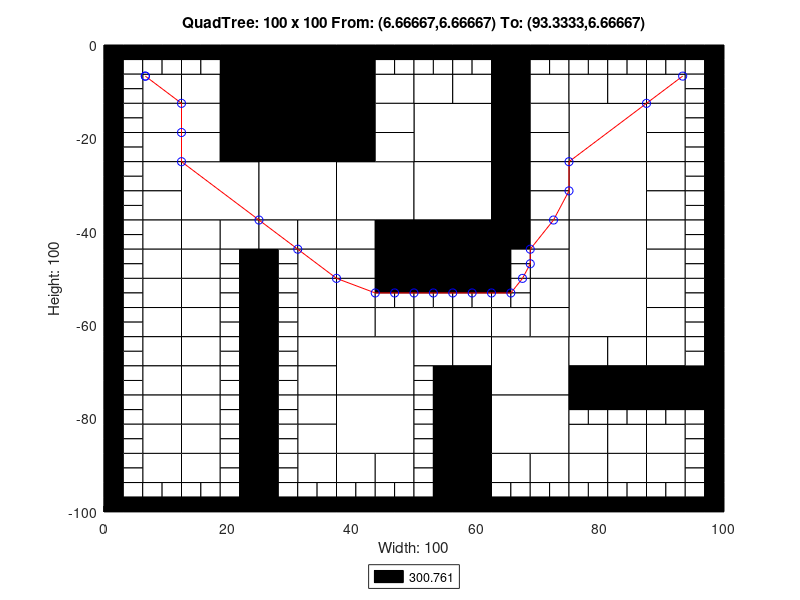

The MATLAB script that drew this image:
axis([0 100 -100 0]);
title('QuadTree: 100 x 100 From: (6.66667,6.66667) To: (93.3333,6.66667)');
xlabel('Width: 100');
ylabel('Height: 100');
rectangle('Position',[25 -12.5 12.5 12.5], 'FaceColor',[0 0 0]);
rectangle('Position',[25 -25 12.5 12.5], 'FaceColor',[0 0 0]);
rectangle('Position',[12.5 -37.5 12.5 12.5], 'FaceColor',[1 1 1]);
rectangle('Position',[25 -37.5 12.5 12.5], 'FaceColor',[1 1 1]);
rectangle('Position',[37.5 -37.5 12.5 12.5], 'FaceColor',[1 1 1]);
rectangle('Position',[50 -25 12.5 12.5], 'FaceColor',[1 1 1]);
rectangle('Position',[75 -25 12.5 12.5], 'FaceColor',[1 1 1]);
rectangle('Position',[50 -37.5 12.5 12.5], 'FaceColor',[1 1 1]);
rectangle('Position',[50 -50 12.5 12.5], 'FaceColor',[0 0 0]);
rectangle('Position',[75 -37.5 12.5 12.5], 'FaceColor',[1 1 1]);
rectangle('Position',[75 -50 12.5 12.5], 'FaceColor',[1 1 1]);
rectangle('Position',[37.5 -75 12.5 12.5], 'FaceColor',[1 1 1]);
rectangle('Position',[37.5 -87.5 12.5 12.5], 'FaceColor',[1 1 1]);
rectangle('Position',[62.5 -75 12.5 12.5], 'FaceColor',[1 1 1]);
rectangle('Position',[75 -62.5 12.5 12.5], 'FaceColor',[1 1 1]);
rectangle('Position',[62.5 -87.5 12.5 12.5], 'FaceColor',[1 1 1]);
rectangle('Position',[6.25 -12.5 6.25 6.25], 'FaceColor',[1 1 1]);
rectangle('Position',[18.75 -6.25 6.25 6.25], 'FaceColor',[0 0 0]);
rectangle('Position',[12.5 -12.5 6.25 6.25], 'FaceColor',[1 1 1]);
rectangle('Position',[18.75 -12.5 6.25 6.25], 'FaceColor',[0 0 0]);
rectangle('Position',[6.25 -18.75 6.25 6.25], 'FaceColor',[1 1 1]);
rectangle('Position',[6.25 -25 6.25 6.25], 'FaceColor',[1 1 1]);
rectangle('Position',[12.5 -18.75 6.25 6.25], 'FaceColor',[1 1 1]);
rectangle('Position',[18.75 -18.75 6.25 6.25], 'FaceColor',[0 0 0]);
rectangle('Position',[12.5 -25 6.25 6.25], 'FaceColor',[1 1 1]);
rectangle('Position',[18.75 -25 6.25 6.25], 'FaceColor',[0 0 0]);
rectangle('Position',[37.5 -6.25 6.25 6.25], 'FaceColor',[0 0 0]);
rectangle('Position',[37.5 -12.5 6.25 6.25], 'FaceColor',[0 0 0]);
rectangle('Position',[43.75 -12.5 6.25 6.25], 'FaceColor',[1 1 1]);
rectangle('Position',[37.5 -18.75 6.25 6.25], 'FaceColor',[0 0 0]);
rectangle('Position',[43.75 -18.75 6.25 6.25], 'FaceColor',[1 1 1]);
rectangle('Position',[37.5 -25 6.25 6.25], 'FaceColor',[0 0 0]);
rectangle('Position',[43.75 -25 6.25 6.25], 'FaceColor',[1 1 1]);
rectangle('Position',[6.25 -31.25 6.25 6.25], 'FaceColor',[1 1 1]);
rectangle('Position',[6.25 -37.5 6.25 6.25], 'FaceColor',[1 1 1]);
rectangle('Position',[6.25 -43.75 6.25 6.25], 'FaceColor',[1 1 1]);
rectangle('Position',[6.25 -50 6.25 6.25], 'FaceColor',[1 1 1]);
rectangle('Position',[12.5 -43.75 6.25 6.25], 'FaceColor',[1 1 1]);
rectangle('Position',[18.75 -43.75 6.25 6.25], 'FaceColor',[1 1 1]);
rectangle('Position',[12.5 -50 6.25 6.25], 'FaceColor',[1 1 1]);
rectangle('Position',[25 -43.75 6.25 6.25], 'FaceColor',[1 1 1]);
rectangle('Position',[31.25 -43.75 6.25 6.25], 'FaceColor',[1 1 1]);
rectangle('Position',[31.25 -50 6.25 6.25], 'FaceColor',[1 1 1]);
rectangle('Position',[37.5 -43.75 6.25 6.25], 'FaceColor',[1 1 1]);
rectangle('Position',[43.75 -43.75 6.25 6.25], 'FaceColor',[0 0 0]);
rectangle('Position',[37.5 -50 6.25 6.25], 'FaceColor',[1 1 1]);
rectangle('Position',[43.75 -50 6.25 6.25], 'FaceColor',[0 0 0]);
rectangle('Position',[50 -12.5 6.25 6.25], 'FaceColor',[1 1 1]);
rectangle('Position',[56.25 -12.5 6.25 6.25], 'FaceColor',[1 1 1]);
rectangle('Position',[62.5 -6.25 6.25 6.25], 'FaceColor',[0 0 0]);
rectangle('Position',[62.5 -12.5 6.25 6.25], 'FaceColor',[0 0 0]);
rectangle('Position',[68.75 -12.5 6.25 6.25], 'FaceColor',[1 1 1]);
rectangle('Position',[62.5 -18.75 6.25 6.25], 'FaceColor',[0 0 0]);
rectangle('Position',[68.75 -18.75 6.25 6.25], 'FaceColor',[1 1 1]);
rectangle('Position',[62.5 -25 6.25 6.25], 'FaceColor',[0 0 0]);
rectangle('Position',[68.75 -25 6.25 6.25], 'FaceColor',[1 1 1]);
rectangle('Position',[75 -12.5 6.25 6.25], 'FaceColor',[1 1 1]);
rectangle('Position',[81.25 -12.5 6.25 6.25], 'FaceColor',[1 1 1]);
rectangle('Position',[87.5 -12.5 6.25 6.25], 'FaceColor',[1 1 1]);
rectangle('Position',[87.5 -18.75 6.25 6.25], 'FaceColor',[1 1 1]);
rectangle('Position',[87.5 -25 6.25 6.25], 'FaceColor',[1 1 1]);
rectangle('Position',[62.5 -31.25 6.25 6.25], 'FaceColor',[0 0 0]);
rectangle('Position',[68.75 -31.25 6.25 6.25], 'FaceColor',[1 1 1]);
rectangle('Position',[62.5 -37.5 6.25 6.25], 'FaceColor',[0 0 0]);
rectangle('Position',[68.75 -37.5 6.25 6.25], 'FaceColor',[1 1 1]);
rectangle('Position',[62.5 -43.75 6.25 6.25], 'FaceColor',[0 0 0]);
rectangle('Position',[68.75 -43.75 6.25 6.25], 'FaceColor',[1 1 1]);
rectangle('Position',[68.75 -50 6.25 6.25], 'FaceColor',[1 1 1]);
rectangle('Position',[87.5 -31.25 6.25 6.25], 'FaceColor',[1 1 1]);
rectangle('Position',[87.5 -37.5 6.25 6.25], 'FaceColor',[1 1 1]);
rectangle('Position',[87.5 -43.75 6.25 6.25], 'FaceColor',[1 1 1]);
rectangle('Position',[87.5 -50 6.25 6.25], 'FaceColor',[1 1 1]);
rectangle('Position',[6.25 -56.25 6.25 6.25], 'FaceColor',[1 1 1]);
rectangle('Position',[6.25 -62.5 6.25 6.25], 'FaceColor',[1 1 1]);
rectangle('Position',[12.5 -56.25 6.25 6.25], 'FaceColor',[1 1 1]);
rectangle('Position',[12.5 -62.5 6.25 6.25], 'FaceColor',[1 1 1]);
rectangle('Position',[6.25 -68.75 6.25 6.25], 'FaceColor',[1 1 1]);
rectangle('Position',[6.25 -75 6.25 6.25], 'FaceColor',[1 1 1]);
rectangle('Position',[12.5 -68.75 6.25 6.25], 'FaceColor',[1 1 1]);
rectangle('Position',[12.5 -75 6.25 6.25], 'FaceColor',[1 1 1]);
rectangle('Position',[31.25 -56.25 6.25 6.25], 'FaceColor',[1 1 1]);
rectangle('Position',[31.25 -62.5 6.25 6.25], 'FaceColor',[1 1 1]);
rectangle('Position',[37.5 -56.25 6.25 6.25], 'FaceColor',[1 1 1]);
rectangle('Position',[37.5 -62.5 6.25 6.25], 'FaceColor',[1 1 1]);
rectangle('Position',[43.75 -62.5 6.25 6.25], 'FaceColor',[1 1 1]);
rectangle('Position',[31.25 -68.75 6.25 6.25], 'FaceColor',[1 1 1]);
rectangle('Position',[31.25 -75 6.25 6.25], 'FaceColor',[1 1 1]);
rectangle('Position',[6.25 -81.25 6.25 6.25], 'FaceColor',[1 1 1]);
rectangle('Position',[6.25 -87.5 6.25 6.25], 'FaceColor',[1 1 1]);
rectangle('Position',[12.5 -81.25 6.25 6.25], 'FaceColor',[1 1 1]);
rectangle('Position',[12.5 -87.5 6.25 6.25], 'FaceColor',[1 1 1]);
rectangle('Position',[6.25 -93.75 6.25 6.25], 'FaceColor',[1 1 1]);
rectangle('Position',[12.5 -93.75 6.25 6.25], 'FaceColor',[1 1 1]);
rectangle('Position',[31.25 -81.25 6.25 6.25], 'FaceColor',[1 1 1]);
rectangle('Position',[31.25 -87.5 6.25 6.25], 'FaceColor',[1 1 1]);
rectangle('Position',[31.25 -93.75 6.25 6.25], 'FaceColor',[1 1 1]);
rectangle('Position',[37.5 -93.75 6.25 6.25], 'FaceColor',[1 1 1]);
rectangle('Position',[43.75 -93.75 6.25 6.25], 'FaceColor',[1 1 1]);
rectangle('Position',[50 -62.5 6.25 6.25], 'FaceColor',[1 1 1]);
rectangle('Position',[56.25 -62.5 6.25 6.25], 'FaceColor',[1 1 1]);
rectangle('Position',[68.75 -56.25 6.25 6.25], 'FaceColor',[1 1 1]);
rectangle('Position',[62.5 -62.5 6.25 6.25], 'FaceColor',[1 1 1]);
rectangle('Position',[68.75 -62.5 6.25 6.25], 'FaceColor',[1 1 1]);
rectangle('Position',[50 -68.75 6.25 6.25], 'FaceColor',[1 1 1]);
rectangle('Position',[56.25 -68.75 6.25 6.25], 'FaceColor',[1 1 1]);
rectangle('Position',[56.25 -75 6.25 6.25], 'FaceColor',[0 0 0]);
rectangle('Position',[87.5 -56.25 6.25 6.25], 'FaceColor',[1 1 1]);
rectangle('Position',[87.5 -62.5 6.25 6.25], 'FaceColor',[1 1 1]);
rectangle('Position',[75 -68.75 6.25 6.25], 'FaceColor',[1 1 1]);
rectangle('Position',[81.25 -68.75 6.25 6.25], 'FaceColor',[1 1 1]);
rectangle('Position',[75 -75 6.25 6.25], 'FaceColor',[0 0 0]);
rectangle('Position',[81.25 -75 6.25 6.25], 'FaceColor',[0 0 0]);
rectangle('Position',[87.5 -68.75 6.25 6.25], 'FaceColor',[1 1 1]);
rectangle('Position',[87.5 -75 6.25 6.25], 'FaceColor',[0 0 0]);
rectangle('Position',[93.75 -75 6.25 6.25], 'FaceColor',[0 0 0]);
rectangle('Position',[56.25 -81.25 6.25 6.25], 'FaceColor',[0 0 0]);
rectangle('Position',[56.25 -87.5 6.25 6.25], 'FaceColor',[0 0 0]);
rectangle('Position',[56.25 -93.75 6.25 6.25], 'FaceColor',[0 0 0]);
rectangle('Position',[56.25 -100 6.25 6.25], 'FaceColor',[0 0 0]);
rectangle('Position',[62.5 -93.75 6.25 6.25], 'FaceColor',[1 1 1]);
rectangle('Position',[68.75 -93.75 6.25 6.25], 'FaceColor',[1 1 1]);
rectangle('Position',[75 -87.5 6.25 6.25], 'FaceColor',[1 1 1]);
rectangle('Position',[81.25 -87.5 6.25 6.25], 'FaceColor',[1 1 1]);
rectangle('Position',[87.5 -87.5 6.25 6.25], 'FaceColor',[1 1 1]);
rectangle('Position',[75 -93.75 6.25 6.25], 'FaceColor',[1 1 1]);
rectangle('Position',[81.25 -93.75 6.25 6.25], 'FaceColor',[1 1 1]);
rectangle('Position',[87.5 -93.75 6.25 6.25], 'FaceColor',[1 1 1]);
rectangle('Position',[0 -3.125 3.125 3.125], 'FaceColor',[0 0 0]);
rectangle('Position',[3.125 -3.125 3.125 3.125], 'FaceColor',[0 0 0]);
rectangle('Position',[0 -6.25 3.125 3.125], 'FaceColor',[0 0 0]);
rectangle('Position',[3.125 -6.25 3.125 3.125], 'FaceColor',[1 1 1]);
rectangle('Position',[6.25 -3.125 3.125 3.125], 'FaceColor',[0 0 0]);
rectangle('Position',[9.375 -3.125 3.125 3.125], 'FaceColor',[0 0 0]);
rectangle('Position',[6.25 -6.25 3.125 3.125], 'FaceColor',[1 1 1]);
rectangle('Position',[9.375 -6.25 3.125 3.125], 'FaceColor',[1 1 1]);
rectangle('Position',[0 -9.375 3.125 3.125], 'FaceColor',[0 0 0]);
rectangle('Position',[3.125 -9.375 3.125 3.125], 'FaceColor',[1 1 1]);
rectangle('Position',[0 -12.5 3.125 3.125], 'FaceColor',[0 0 0]);
rectangle('Position',[3.125 -12.5 3.125 3.125], 'FaceColor',[1 1 1]);
rectangle('Position',[12.5 -3.125 3.125 3.125], 'FaceColor',[0 0 0]);
rectangle('Position',[15.625 -3.125 3.125 3.125], 'FaceColor',[0 0 0]);
rectangle('Position',[12.5 -6.25 3.125 3.125], 'FaceColor',[1 1 1]);
rectangle('Position',[15.625 -6.25 3.125 3.125], 'FaceColor',[1 1 1]);
rectangle('Position',[0 -15.625 3.125 3.125], 'FaceColor',[0 0 0]);
rectangle('Position',[3.125 -15.625 3.125 3.125], 'FaceColor',[1 1 1]);
rectangle('Position',[0 -18.75 3.125 3.125], 'FaceColor',[0 0 0]);
rectangle('Position',[3.125 -18.75 3.125 3.125], 'FaceColor',[1 1 1]);
rectangle('Position',[0 -21.875 3.125 3.125], 'FaceColor',[0 0 0]);
rectangle('Position',[3.125 -21.875 3.125 3.125], 'FaceColor',[1 1 1]);
rectangle('Position',[0 -25 3.125 3.125], 'FaceColor',[0 0 0]);
rectangle('Position',[3.125 -25 3.125 3.125], 'FaceColor',[1 1 1]);
rectangle('Position',[43.75 -3.125 3.125 3.125], 'FaceColor',[0 0 0]);
rectangle('Position',[46.875 -3.125 3.125 3.125], 'FaceColor',[0 0 0]);
rectangle('Position',[43.75 -6.25 3.125 3.125], 'FaceColor',[1 1 1]);
rectangle('Position',[46.875 -6.25 3.125 3.125], 'FaceColor',[1 1 1]);
rectangle('Position',[0 -28.125 3.125 3.125], 'FaceColor',[0 0 0]);
rectangle('Position',[3.125 -28.125 3.125 3.125], 'FaceColor',[1 1 1]);
rectangle('Position',[0 -31.25 3.125 3.125], 'FaceColor',[0 0 0]);
rectangle('Position',[3.125 -31.25 3.125 3.125], 'FaceColor',[1 1 1]);
rectangle('Position',[0 -34.375 3.125 3.125], 'FaceColor',[0 0 0]);
rectangle('Position',[3.125 -34.375 3.125 3.125], 'FaceColor',[1 1 1]);
rectangle('Position',[0 -37.5 3.125 3.125], 'FaceColor',[0 0 0]);
rectangle('Position',[3.125 -37.5 3.125 3.125], 'FaceColor',[1 1 1]);
rectangle('Position',[0 -40.625 3.125 3.125], 'FaceColor',[0 0 0]);
rectangle('Position',[3.125 -40.625 3.125 3.125], 'FaceColor',[1 1 1]);
rectangle('Position',[0 -43.75 3.125 3.125], 'FaceColor',[0 0 0]);
rectangle('Position',[3.125 -43.75 3.125 3.125], 'FaceColor',[1 1 1]);
rectangle('Position',[0 -46.875 3.125 3.125], 'FaceColor',[0 0 0]);
rectangle('Position',[3.125 -46.875 3.125 3.125], 'FaceColor',[1 1 1]);
rectangle('Position',[0 -50 3.125 3.125], 'FaceColor',[0 0 0]);
rectangle('Position',[3.125 -50 3.125 3.125], 'FaceColor',[1 1 1]);
rectangle('Position',[18.75 -46.875 3.125 3.125], 'FaceColor',[1 1 1]);
rectangle('Position',[21.875 -46.875 3.125 3.125], 'FaceColor',[0 0 0]);
rectangle('Position',[18.75 -50 3.125 3.125], 'FaceColor',[1 1 1]);
rectangle('Position',[21.875 -50 3.125 3.125], 'FaceColor',[0 0 0]);
rectangle('Position',[25 -46.875 3.125 3.125], 'FaceColor',[0 0 0]);
rectangle('Position',[28.125 -46.875 3.125 3.125], 'FaceColor',[1 1 1]);
rectangle('Position',[25 -50 3.125 3.125], 'FaceColor',[0 0 0]);
rectangle('Position',[28.125 -50 3.125 3.125], 'FaceColor',[1 1 1]);
rectangle('Position',[50 -3.125 3.125 3.125], 'FaceColor',[0 0 0]);
rectangle('Position',[53.125 -3.125 3.125 3.125], 'FaceColor',[0 0 0]);
rectangle('Position',[50 -6.25 3.125 3.125], 'FaceColor',[1 1 1]);
rectangle('Position',[53.125 -6.25 3.125 3.125], 'FaceColor',[1 1 1]);
rectangle('Position',[56.25 -3.125 3.125 3.125], 'FaceColor',[0 0 0]);
rectangle('Position',[59.375 -3.125 3.125 3.125], 'FaceColor',[0 0 0]);
rectangle('Position',[56.25 -6.25 3.125 3.125], 'FaceColor',[1 1 1]);
rectangle('Position',[59.375 -6.25 3.125 3.125], 'FaceColor',[1 1 1]);
rectangle('Position',[68.75 -3.125 3.125 3.125], 'FaceColor',[0 0 0]);
rectangle('Position',[71.875 -3.125 3.125 3.125], 'FaceColor',[0 0 0]);
rectangle('Position',[68.75 -6.25 3.125 3.125], 'FaceColor',[1 1 1]);
rectangle('Position',[71.875 -6.25 3.125 3.125], 'FaceColor',[1 1 1]);
rectangle('Position',[75 -3.125 3.125 3.125], 'FaceColor',[0 0 0]);
rectangle('Position',[78.125 -3.125 3.125 3.125], 'FaceColor',[0 0 0]);
rectangle('Position',[75 -6.25 3.125 3.125], 'FaceColor',[1 1 1]);
rectangle('Position',[78.125 -6.25 3.125 3.125], 'FaceColor',[1 1 1]);
rectangle('Position',[81.25 -3.125 3.125 3.125], 'FaceColor',[0 0 0]);
rectangle('Position',[84.375 -3.125 3.125 3.125], 'FaceColor',[0 0 0]);
rectangle('Position',[81.25 -6.25 3.125 3.125], 'FaceColor',[1 1 1]);
rectangle('Position',[84.375 -6.25 3.125 3.125], 'FaceColor',[1 1 1]);
rectangle('Position',[87.5 -3.125 3.125 3.125], 'FaceColor',[0 0 0]);
rectangle('Position',[90.625 -3.125 3.125 3.125], 'FaceColor',[0 0 0]);
rectangle('Position',[87.5 -6.25 3.125 3.125], 'FaceColor',[1 1 1]);
rectangle('Position',[90.625 -6.25 3.125 3.125], 'FaceColor',[1 1 1]);
rectangle('Position',[93.75 -3.125 3.125 3.125], 'FaceColor',[0 0 0]);
rectangle('Position',[96.875 -3.125 3.125 3.125], 'FaceColor',[0 0 0]);
rectangle('Position',[93.75 -6.25 3.125 3.125], 'FaceColor',[1 1 1]);
rectangle('Position',[96.875 -6.25 3.125 3.125], 'FaceColor',[0 0 0]);
rectangle('Position',[93.75 -9.375 3.125 3.125], 'FaceColor',[1 1 1]);
rectangle('Position',[96.875 -9.375 3.125 3.125], 'FaceColor',[0 0 0]);
rectangle('Position',[93.75 -12.5 3.125 3.125], 'FaceColor',[1 1 1]);
rectangle('Position',[96.875 -12.5 3.125 3.125], 'FaceColor',[0 0 0]);
rectangle('Position',[93.75 -15.625 3.125 3.125], 'FaceColor',[1 1 1]);
rectangle('Position',[96.875 -15.625 3.125 3.125], 'FaceColor',[0 0 0]);
rectangle('Position',[93.75 -18.75 3.125 3.125], 'FaceColor',[1 1 1]);
rectangle('Position',[96.875 -18.75 3.125 3.125], 'FaceColor',[0 0 0]);
rectangle('Position',[93.75 -21.875 3.125 3.125], 'FaceColor',[1 1 1]);
rectangle('Position',[96.875 -21.875 3.125 3.125], 'FaceColor',[0 0 0]);
rectangle('Position',[93.75 -25 3.125 3.125], 'FaceColor',[1 1 1]);
rectangle('Position',[96.875 -25 3.125 3.125], 'FaceColor',[0 0 0]);
rectangle('Position',[62.5 -46.875 3.125 3.125], 'FaceColor',[0 0 0]);
rectangle('Position',[65.625 -46.875 3.125 3.125], 'FaceColor',[1 1 1]);
rectangle('Position',[62.5 -50 3.125 3.125], 'FaceColor',[0 0 0]);
rectangle('Position',[65.625 -50 3.125 3.125], 'FaceColor',[1 1 1]);
rectangle('Position',[93.75 -28.125 3.125 3.125], 'FaceColor',[1 1 1]);
rectangle('Position',[96.875 -28.125 3.125 3.125], 'FaceColor',[0 0 0]);
rectangle('Position',[93.75 -31.25 3.125 3.125], 'FaceColor',[1 1 1]);
rectangle('Position',[96.875 -31.25 3.125 3.125], 'FaceColor',[0 0 0]);
rectangle('Position',[93.75 -34.375 3.125 3.125], 'FaceColor',[1 1 1]);
rectangle('Position',[96.875 -34.375 3.125 3.125], 'FaceColor',[0 0 0]);
rectangle('Position',[93.75 -37.5 3.125 3.125], 'FaceColor',[1 1 1]);
rectangle('Position',[96.875 -37.5 3.125 3.125], 'FaceColor',[0 0 0]);
rectangle('Position',[93.75 -40.625 3.125 3.125], 'FaceColor',[1 1 1]);
rectangle('Position',[96.875 -40.625 3.125 3.125], 'FaceColor',[0 0 0]);
rectangle('Position',[93.75 -43.75 3.125 3.125], 'FaceColor',[1 1 1]);
rectangle('Position',[96.875 -43.75 3.125 3.125], 'FaceColor',[0 0 0]);
rectangle('Position',[93.75 -46.875 3.125 3.125], 'FaceColor',[1 1 1]);
rectangle('Position',[96.875 -46.875 3.125 3.125], 'FaceColor',[0 0 0]);
rectangle('Position',[93.75 -50 3.125 3.125], 'FaceColor',[1 1 1]);
rectangle('Position',[96.875 -50 3.125 3.125], 'FaceColor',[0 0 0]);
rectangle('Position',[0 -53.125 3.125 3.125], 'FaceColor',[0 0 0]);
rectangle('Position',[3.125 -53.125 3.125 3.125], 'FaceColor',[1 1 1]);
rectangle('Position',[0 -56.25 3.125 3.125], 'FaceColor',[0 0 0]);
rectangle('Position',[3.125 -56.25 3.125 3.125], 'FaceColor',[1 1 1]);
rectangle('Position',[0 -59.375 3.125 3.125], 'FaceColor',[0 0 0]);
rectangle('Position',[3.125 -59.375 3.125 3.125], 'FaceColor',[1 1 1]);
rectangle('Position',[0 -62.5 3.125 3.125], 'FaceColor',[0 0 0]);
rectangle('Position',[3.125 -62.5 3.125 3.125], 'FaceColor',[1 1 1]);
rectangle('Position',[18.75 -53.125 3.125 3.125], 'FaceColor',[1 1 1]);
rectangle('Position',[21.875 -53.125 3.125 3.125], 'FaceColor',[0 0 0]);
rectangle('Position',[18.75 -56.25 3.125 3.125], 'FaceColor',[1 1 1]);
rectangle('Position',[21.875 -56.25 3.125 3.125], 'FaceColor',[0 0 0]);
rectangle('Position',[18.75 -59.375 3.125 3.125], 'FaceColor',[1 1 1]);
rectangle('Position',[21.875 -59.375 3.125 3.125], 'FaceColor',[0 0 0]);
rectangle('Position',[18.75 -62.5 3.125 3.125], 'FaceColor',[1 1 1]);
rectangle('Position',[21.875 -62.5 3.125 3.125], 'FaceColor',[0 0 0]);
rectangle('Position',[0 -65.625 3.125 3.125], 'FaceColor',[0 0 0]);
rectangle('Position',[3.125 -65.625 3.125 3.125], 'FaceColor',[1 1 1]);
rectangle('Position',[0 -68.75 3.125 3.125], 'FaceColor',[0 0 0]);
rectangle('Position',[3.125 -68.75 3.125 3.125], 'FaceColor',[1 1 1]);
rectangle('Position',[0 -71.875 3.125 3.125], 'FaceColor',[0 0 0]);
rectangle('Position',[3.125 -71.875 3.125 3.125], 'FaceColor',[1 1 1]);
rectangle('Position',[0 -75 3.125 3.125], 'FaceColor',[0 0 0]);
rectangle('Position',[3.125 -75 3.125 3.125], 'FaceColor',[1 1 1]);
rectangle('Position',[18.75 -65.625 3.125 3.125], 'FaceColor',[1 1 1]);
rectangle('Position',[21.875 -65.625 3.125 3.125], 'FaceColor',[0 0 0]);
rectangle('Position',[18.75 -68.75 3.125 3.125], 'FaceColor',[1 1 1]);
rectangle('Position',[21.875 -68.75 3.125 3.125], 'FaceColor',[0 0 0]);
rectangle('Position',[18.75 -71.875 3.125 3.125], 'FaceColor',[1 1 1]);
rectangle('Position',[21.875 -71.875 3.125 3.125], 'FaceColor',[0 0 0]);
rectangle('Position',[18.75 -75 3.125 3.125], 'FaceColor',[1 1 1]);
rectangle('Position',[21.875 -75 3.125 3.125], 'FaceColor',[0 0 0]);
rectangle('Position',[25 -53.125 3.125 3.125], 'FaceColor',[0 0 0]);
rectangle('Position',[28.125 -53.125 3.125 3.125], 'FaceColor',[1 1 1]);
rectangle('Position',[25 -56.25 3.125 3.125], 'FaceColor',[0 0 0]);
rectangle('Position',[28.125 -56.25 3.125 3.125], 'FaceColor',[1 1 1]);
rectangle('Position',[25 -59.375 3.125 3.125], 'FaceColor',[0 0 0]);
rectangle('Position',[28.125 -59.375 3.125 3.125], 'FaceColor',[1 1 1]);
rectangle('Position',[25 -62.5 3.125 3.125], 'FaceColor',[0 0 0]);
rectangle('Position',[28.125 -62.5 3.125 3.125], 'FaceColor',[1 1 1]);
rectangle('Position',[43.75 -53.125 3.125 3.125], 'FaceColor',[0 0 0]);
rectangle('Position',[46.875 -53.125 3.125 3.125], 'FaceColor',[0 0 0]);
rectangle('Position',[43.75 -56.25 3.125 3.125], 'FaceColor',[1 1 1]);
rectangle('Position',[46.875 -56.25 3.125 3.125], 'FaceColor',[1 1 1]);
rectangle('Position',[25 -65.625 3.125 3.125], 'FaceColor',[0 0 0]);
rectangle('Position',[28.125 -65.625 3.125 3.125], 'FaceColor',[1 1 1]);
rectangle('Position',[25 -68.75 3.125 3.125], 'FaceColor',[0 0 0]);
rectangle('Position',[28.125 -68.75 3.125 3.125], 'FaceColor',[1 1 1]);
rectangle('Position',[25 -71.875 3.125 3.125], 'FaceColor',[0 0 0]);
rectangle('Position',[28.125 -71.875 3.125 3.125], 'FaceColor',[1 1 1]);
rectangle('Position',[25 -75 3.125 3.125], 'FaceColor',[0 0 0]);
rectangle('Position',[28.125 -75 3.125 3.125], 'FaceColor',[1 1 1]);
rectangle('Position',[0 -78.125 3.125 3.125], 'FaceColor',[0 0 0]);
rectangle('Position',[3.125 -78.125 3.125 3.125], 'FaceColor',[1 1 1]);
rectangle('Position',[0 -81.25 3.125 3.125], 'FaceColor',[0 0 0]);
rectangle('Position',[3.125 -81.25 3.125 3.125], 'FaceColor',[1 1 1]);
rectangle('Position',[0 -84.375 3.125 3.125], 'FaceColor',[0 0 0]);
rectangle('Position',[3.125 -84.375 3.125 3.125], 'FaceColor',[1 1 1]);
rectangle('Position',[0 -87.5 3.125 3.125], 'FaceColor',[0 0 0]);
rectangle('Position',[3.125 -87.5 3.125 3.125], 'FaceColor',[1 1 1]);
rectangle('Position',[18.75 -78.125 3.125 3.125], 'FaceColor',[1 1 1]);
rectangle('Position',[21.875 -78.125 3.125 3.125], 'FaceColor',[0 0 0]);
rectangle('Position',[18.75 -81.25 3.125 3.125], 'FaceColor',[1 1 1]);
rectangle('Position',[21.875 -81.25 3.125 3.125], 'FaceColor',[0 0 0]);
rectangle('Position',[18.75 -84.375 3.125 3.125], 'FaceColor',[1 1 1]);
rectangle('Position',[21.875 -84.375 3.125 3.125], 'FaceColor',[0 0 0]);
rectangle('Position',[18.75 -87.5 3.125 3.125], 'FaceColor',[1 1 1]);
rectangle('Position',[21.875 -87.5 3.125 3.125], 'FaceColor',[0 0 0]);
rectangle('Position',[0 -90.625 3.125 3.125], 'FaceColor',[0 0 0]);
rectangle('Position',[3.125 -90.625 3.125 3.125], 'FaceColor',[1 1 1]);
rectangle('Position',[0 -93.75 3.125 3.125], 'FaceColor',[0 0 0]);
rectangle('Position',[3.125 -93.75 3.125 3.125], 'FaceColor',[1 1 1]);
rectangle('Position',[0 -96.875 3.125 3.125], 'FaceColor',[0 0 0]);
rectangle('Position',[3.125 -96.875 3.125 3.125], 'FaceColor',[1 1 1]);
rectangle('Position',[0 -100 3.125 3.125], 'FaceColor',[0 0 0]);
rectangle('Position',[3.125 -100 3.125 3.125], 'FaceColor',[0 0 0]);
rectangle('Position',[6.25 -96.875 3.125 3.125], 'FaceColor',[1 1 1]);
rectangle('Position',[9.375 -96.875 3.125 3.125], 'FaceColor',[1 1 1]);
rectangle('Position',[6.25 -100 3.125 3.125], 'FaceColor',[0 0 0]);
rectangle('Position',[9.375 -100 3.125 3.125], 'FaceColor',[0 0 0]);
rectangle('Position',[18.75 -90.625 3.125 3.125], 'FaceColor',[1 1 1]);
rectangle('Position',[21.875 -90.625 3.125 3.125], 'FaceColor',[0 0 0]);
rectangle('Position',[18.75 -93.75 3.125 3.125], 'FaceColor',[1 1 1]);
rectangle('Position',[21.875 -93.75 3.125 3.125], 'FaceColor',[0 0 0]);
rectangle('Position',[12.5 -96.875 3.125 3.125], 'FaceColor',[1 1 1]);
rectangle('Position',[15.625 -96.875 3.125 3.125], 'FaceColor',[1 1 1]);
rectangle('Position',[12.5 -100 3.125 3.125], 'FaceColor',[0 0 0]);
rectangle('Position',[15.625 -100 3.125 3.125], 'FaceColor',[0 0 0]);
rectangle('Position',[18.75 -96.875 3.125 3.125], 'FaceColor',[1 1 1]);
rectangle('Position',[21.875 -96.875 3.125 3.125], 'FaceColor',[0 0 0]);
rectangle('Position',[18.75 -100 3.125 3.125], 'FaceColor',[0 0 0]);
rectangle('Position',[21.875 -100 3.125 3.125], 'FaceColor',[0 0 0]);
rectangle('Position',[25 -78.125 3.125 3.125], 'FaceColor',[0 0 0]);
rectangle('Position',[28.125 -78.125 3.125 3.125], 'FaceColor',[1 1 1]);
rectangle('Position',[25 -81.25 3.125 3.125], 'FaceColor',[0 0 0]);
rectangle('Position',[28.125 -81.25 3.125 3.125], 'FaceColor',[1 1 1]);
rectangle('Position',[25 -84.375 3.125 3.125], 'FaceColor',[0 0 0]);
rectangle('Position',[28.125 -84.375 3.125 3.125], 'FaceColor',[1 1 1]);
rectangle('Position',[25 -87.5 3.125 3.125], 'FaceColor',[0 0 0]);
rectangle('Position',[28.125 -87.5 3.125 3.125], 'FaceColor',[1 1 1]);
rectangle('Position',[25 -90.625 3.125 3.125], 'FaceColor',[0 0 0]);
rectangle('Position',[28.125 -90.625 3.125 3.125], 'FaceColor',[1 1 1]);
rectangle('Position',[25 -93.75 3.125 3.125], 'FaceColor',[0 0 0]);
rectangle('Position',[28.125 -93.75 3.125 3.125], 'FaceColor',[1 1 1]);
rectangle('Position',[25 -96.875 3.125 3.125], 'FaceColor',[0 0 0]);
rectangle('Position',[28.125 -96.875 3.125 3.125], 'FaceColor',[1 1 1]);
rectangle('Position',[25 -100 3.125 3.125], 'FaceColor',[0 0 0]);
rectangle('Position',[28.125 -100 3.125 3.125], 'FaceColor',[0 0 0]);
rectangle('Position',[31.25 -96.875 3.125 3.125], 'FaceColor',[1 1 1]);
rectangle('Position',[34.375 -96.875 3.125 3.125], 'FaceColor',[1 1 1]);
rectangle('Position',[31.25 -100 3.125 3.125], 'FaceColor',[0 0 0]);
rectangle('Position',[34.375 -100 3.125 3.125], 'FaceColor',[0 0 0]);
rectangle('Position',[37.5 -96.875 3.125 3.125], 'FaceColor',[1 1 1]);
rectangle('Position',[40.625 -96.875 3.125 3.125], 'FaceColor',[1 1 1]);
rectangle('Position',[37.5 -100 3.125 3.125], 'FaceColor',[0 0 0]);
rectangle('Position',[40.625 -100 3.125 3.125], 'FaceColor',[0 0 0]);
rectangle('Position',[43.75 -96.875 3.125 3.125], 'FaceColor',[1 1 1]);
rectangle('Position',[46.875 -96.875 3.125 3.125], 'FaceColor',[1 1 1]);
rectangle('Position',[43.75 -100 3.125 3.125], 'FaceColor',[0 0 0]);
rectangle('Position',[46.875 -100 3.125 3.125], 'FaceColor',[0 0 0]);
rectangle('Position',[50 -53.125 3.125 3.125], 'FaceColor',[0 0 0]);
rectangle('Position',[53.125 -53.125 3.125 3.125], 'FaceColor',[0 0 0]);
rectangle('Position',[50 -56.25 3.125 3.125], 'FaceColor',[1 1 1]);
rectangle('Position',[53.125 -56.25 3.125 3.125], 'FaceColor',[1 1 1]);
rectangle('Position',[56.25 -53.125 3.125 3.125], 'FaceColor',[0 0 0]);
rectangle('Position',[59.375 -53.125 3.125 3.125], 'FaceColor',[0 0 0]);
rectangle('Position',[56.25 -56.25 3.125 3.125], 'FaceColor',[1 1 1]);
rectangle('Position',[59.375 -56.25 3.125 3.125], 'FaceColor',[1 1 1]);
rectangle('Position',[62.5 -53.125 3.125 3.125], 'FaceColor',[0 0 0]);
rectangle('Position',[65.625 -53.125 3.125 3.125], 'FaceColor',[1 1 1]);
rectangle('Position',[62.5 -56.25 3.125 3.125], 'FaceColor',[1 1 1]);
rectangle('Position',[65.625 -56.25 3.125 3.125], 'FaceColor',[1 1 1]);
rectangle('Position',[50 -71.875 3.125 3.125], 'FaceColor',[1 1 1]);
rectangle('Position',[53.125 -71.875 3.125 3.125], 'FaceColor',[0 0 0]);
rectangle('Position',[50 -75 3.125 3.125], 'FaceColor',[1 1 1]);
rectangle('Position',[53.125 -75 3.125 3.125], 'FaceColor',[0 0 0]);
rectangle('Position',[93.75 -53.125 3.125 3.125], 'FaceColor',[1 1 1]);
rectangle('Position',[96.875 -53.125 3.125 3.125], 'FaceColor',[0 0 0]);
rectangle('Position',[93.75 -56.25 3.125 3.125], 'FaceColor',[1 1 1]);
rectangle('Position',[96.875 -56.25 3.125 3.125], 'FaceColor',[0 0 0]);
rectangle('Position',[93.75 -59.375 3.125 3.125], 'FaceColor',[1 1 1]);
rectangle('Position',[96.875 -59.375 3.125 3.125], 'FaceColor',[0 0 0]);
rectangle('Position',[93.75 -62.5 3.125 3.125], 'FaceColor',[1 1 1]);
rectangle('Position',[96.875 -62.5 3.125 3.125], 'FaceColor',[0 0 0]);
rectangle('Position',[93.75 -65.625 3.125 3.125], 'FaceColor',[1 1 1]);
rectangle('Position',[96.875 -65.625 3.125 3.125], 'FaceColor',[0 0 0]);
rectangle('Position',[93.75 -68.75 3.125 3.125], 'FaceColor',[1 1 1]);
rectangle('Position',[96.875 -68.75 3.125 3.125], 'FaceColor',[0 0 0]);
rectangle('Position',[50 -78.125 3.125 3.125], 'FaceColor',[1 1 1]);
rectangle('Position',[53.125 -78.125 3.125 3.125], 'FaceColor',[0 0 0]);
rectangle('Position',[50 -81.25 3.125 3.125], 'FaceColor',[1 1 1]);
rectangle('Position',[53.125 -81.25 3.125 3.125], 'FaceColor',[0 0 0]);
rectangle('Position',[50 -84.375 3.125 3.125], 'FaceColor',[1 1 1]);
rectangle('Position',[53.125 -84.375 3.125 3.125], 'FaceColor',[0 0 0]);
rectangle('Position',[50 -87.5 3.125 3.125], 'FaceColor',[1 1 1]);
rectangle('Position',[53.125 -87.5 3.125 3.125], 'FaceColor',[0 0 0]);
rectangle('Position',[50 -90.625 3.125 3.125], 'FaceColor',[1 1 1]);
rectangle('Position',[53.125 -90.625 3.125 3.125], 'FaceColor',[0 0 0]);
rectangle('Position',[50 -93.75 3.125 3.125], 'FaceColor',[1 1 1]);
rectangle('Position',[53.125 -93.75 3.125 3.125], 'FaceColor',[0 0 0]);
rectangle('Position',[50 -96.875 3.125 3.125], 'FaceColor',[1 1 1]);
rectangle('Position',[53.125 -96.875 3.125 3.125], 'FaceColor',[0 0 0]);
rectangle('Position',[50 -100 3.125 3.125], 'FaceColor',[0 0 0]);
rectangle('Position',[53.125 -100 3.125 3.125], 'FaceColor',[0 0 0]);
rectangle('Position',[62.5 -96.875 3.125 3.125], 'FaceColor',[1 1 1]);
rectangle('Position',[65.625 -96.875 3.125 3.125], 'FaceColor',[1 1 1]);
rectangle('Position',[62.5 -100 3.125 3.125], 'FaceColor',[0 0 0]);
rectangle('Position',[65.625 -100 3.125 3.125], 'FaceColor',[0 0 0]);
rectangle('Position',[68.75 -96.875 3.125 3.125], 'FaceColor',[1 1 1]);
rectangle('Position',[71.875 -96.875 3.125 3.125], 'FaceColor',[1 1 1]);
rectangle('Position',[68.75 -100 3.125 3.125], 'FaceColor',[0 0 0]);
rectangle('Position',[71.875 -100 3.125 3.125], 'FaceColor',[0 0 0]);
rectangle('Position',[75 -78.125 3.125 3.125], 'FaceColor',[0 0 0]);
rectangle('Position',[78.125 -78.125 3.125 3.125], 'FaceColor',[0 0 0]);
rectangle('Position',[75 -81.25 3.125 3.125], 'FaceColor',[1 1 1]);
rectangle('Position',[78.125 -81.25 3.125 3.125], 'FaceColor',[1 1 1]);
rectangle('Position',[81.25 -78.125 3.125 3.125], 'FaceColor',[0 0 0]);
rectangle('Position',[84.375 -78.125 3.125 3.125], 'FaceColor',[0 0 0]);
rectangle('Position',[81.25 -81.25 3.125 3.125], 'FaceColor',[1 1 1]);
rectangle('Position',[84.375 -81.25 3.125 3.125], 'FaceColor',[1 1 1]);
rectangle('Position',[87.5 -78.125 3.125 3.125], 'FaceColor',[0 0 0]);
rectangle('Position',[90.625 -78.125 3.125 3.125], 'FaceColor',[0 0 0]);
rectangle('Position',[87.5 -81.25 3.125 3.125], 'FaceColor',[1 1 1]);
rectangle('Position',[90.625 -81.25 3.125 3.125], 'FaceColor',[1 1 1]);
rectangle('Position',[93.75 -78.125 3.125 3.125], 'FaceColor',[0 0 0]);
rectangle('Position',[96.875 -78.125 3.125 3.125], 'FaceColor',[0 0 0]);
rectangle('Position',[93.75 -81.25 3.125 3.125], 'FaceColor',[1 1 1]);
rectangle('Position',[96.875 -81.25 3.125 3.125], 'FaceColor',[0 0 0]);
rectangle('Position',[93.75 -84.375 3.125 3.125], 'FaceColor',[1 1 1]);
rectangle('Position',[96.875 -84.375 3.125 3.125], 'FaceColor',[0 0 0]);
rectangle('Position',[93.75 -87.5 3.125 3.125], 'FaceColor',[1 1 1]);
rectangle('Position',[96.875 -87.5 3.125 3.125], 'FaceColor',[0 0 0]);
rectangle('Position',[75 -96.875 3.125 3.125], 'FaceColor',[1 1 1]);
rectangle('Position',[78.125 -96.875 3.125 3.125], 'FaceColor',[1 1 1]);
rectangle('Position',[75 -100 3.125 3.125], 'FaceColor',[0 0 0]);
rectangle('Position',[78.125 -100 3.125 3.125], 'FaceColor',[0 0 0]);
rectangle('Position',[81.25 -96.875 3.125 3.125], 'FaceColor',[1 1 1]);
rectangle('Position',[84.375 -96.875 3.125 3.125], 'FaceColor',[1 1 1]);
rectangle('Position',[81.25 -100 3.125 3.125], 'FaceColor',[0 0 0]);
rectangle('Position',[84.375 -100 3.125 3.125], 'FaceColor',[0 0 0]);
rectangle('Position',[93.75 -90.625 3.125 3.125], 'FaceColor',[1 1 1]);
rectangle('Position',[96.875 -90.625 3.125 3.125], 'FaceColor',[0 0 0]);
rectangle('Position',[93.75 -93.75 3.125 3.125], 'FaceColor',[1 1 1]);
rectangle('Position',[96.875 -93.75 3.125 3.125], 'FaceColor',[0 0 0]);
rectangle('Position',[87.5 -96.875 3.125 3.125], 'FaceColor',[1 1 1]);
rectangle('Position',[90.625 -96.875 3.125 3.125], 'FaceColor',[1 1 1]);
rectangle('Position',[87.5 -100 3.125 3.125], 'FaceColor',[0 0 0]);
rectangle('Position',[90.625 -100 3.125 3.125], 'FaceColor',[0 0 0]);
rectangle('Position',[93.75 -96.875 3.125 3.125], 'FaceColor',[1 1 1]);
rectangle('Position',[96.875 -96.875 3.125 3.125], 'FaceColor',[0 0 0]);
rectangle('Position',[93.75 -100 3.125 3.125], 'FaceColor',[0 0 0]);
rectangle('Position',[96.875 -100 3.125 3.125], 'FaceColor',[0 0 0]);
X=[93.3333,87.5,75,75,72.5,68.75,68.75,67.5,65.625,62.5,59.375,56.25,53.125,50,46.875,43.75,37.5,31.25,25,12.5,12.5,12.5,6.66667,6.66667];
Y=[-6.66667,-12.5,-25,-31.25,-37.5,-43.75,-46.875,-50,-53.125,-53.125,-53.125,-53.125,-53.125,-53.125,-53.125,-53.125,-50,-43.75,-37.5,-25,-18.75,-12.5,-6.66667,-6.66667];
hold on;
plot(X,Y,'r');
plot(X,Y,'bo');
legend('300.761','Location','southoutside');
